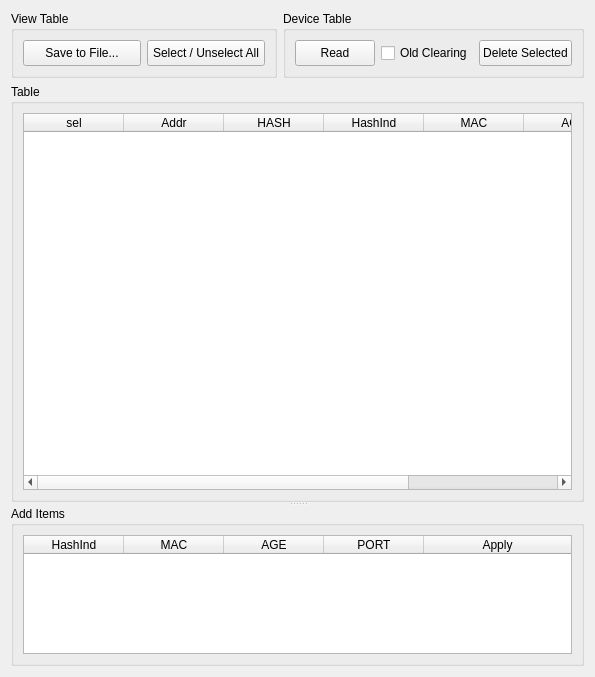
<?xml version="1.0" encoding="UTF-8"?>
<ui version="4.0">
 <class>Form</class>
 <widget class="QWidget" name="Form">
  <property name="geometry">
   <rect>
    <x>0</x>
    <y>0</y>
    <width>595</width>
    <height>677</height>
   </rect>
  </property>
  <property name="windowTitle">
   <string>MAC Table</string>
  </property>
  <layout class="QVBoxLayout" name="verticalLayout_4">
   <item>
    <widget class="QSplitter" name="splitter">
     <property name="orientation">
      <enum>Qt::Vertical</enum>
     </property>
     <widget class="QWidget" name="layoutWidget">
      <layout class="QVBoxLayout" name="verticalLayout_3">
       <item>
        <layout class="QHBoxLayout" name="horizontalLayout_3">
         <item>
          <widget class="QGroupBox" name="grboxSave">
           <property name="title">
            <string>View Table</string>
           </property>
           <layout class="QHBoxLayout" name="horizontalLayout">
            <item>
             <widget class="QPushButton" name="btSave">
              <property name="minimumSize">
               <size>
                <width>0</width>
                <height>26</height>
               </size>
              </property>
              <property name="text">
               <string>Save to File...</string>
              </property>
             </widget>
            </item>
            <item>
             <widget class="QPushButton" name="btSelTgl">
              <property name="minimumSize">
               <size>
                <width>0</width>
                <height>26</height>
               </size>
              </property>
              <property name="text">
               <string>Select / Unselect All</string>
              </property>
             </widget>
            </item>
           </layout>
          </widget>
         </item>
         <item>
          <widget class="QGroupBox" name="gbxDevice">
           <property name="title">
            <string>Device Table</string>
           </property>
           <layout class="QHBoxLayout" name="horizontalLayout_2">
            <item>
             <widget class="QPushButton" name="btRead">
              <property name="minimumSize">
               <size>
                <width>0</width>
                <height>26</height>
               </size>
              </property>
              <property name="text">
               <string>Read</string>
              </property>
             </widget>
            </item>
            <item>
             <widget class="QCheckBox" name="chbxOldClear">
              <property name="sizePolicy">
               <sizepolicy hsizetype="Maximum" vsizetype="Fixed">
                <horstretch>0</horstretch>
                <verstretch>0</verstretch>
               </sizepolicy>
              </property>
              <property name="text">
               <string>Old Clearing</string>
              </property>
             </widget>
            </item>
            <item>
             <widget class="QPushButton" name="btDelSelected">
              <property name="minimumSize">
               <size>
                <width>0</width>
                <height>26</height>
               </size>
              </property>
              <property name="text">
               <string>Delete Selected</string>
              </property>
             </widget>
            </item>
           </layout>
          </widget>
         </item>
        </layout>
       </item>
       <item>
        <widget class="QGroupBox" name="grBoxTableRd">
         <property name="title">
          <string>Table</string>
         </property>
         <layout class="QVBoxLayout" name="verticalLayout_2">
          <item>
           <widget class="QTableWidget" name="tblTableRd">
            <attribute name="horizontalHeaderStretchLastSection">
             <bool>true</bool>
            </attribute>
            <column>
             <property name="text">
              <string>sel</string>
             </property>
            </column>
            <column>
             <property name="text">
              <string>Addr</string>
             </property>
            </column>
            <column>
             <property name="text">
              <string>HASH</string>
             </property>
            </column>
            <column>
             <property name="text">
              <string>HashInd</string>
             </property>
            </column>
            <column>
             <property name="text">
              <string>MAC</string>
             </property>
            </column>
            <column>
             <property name="text">
              <string>AGE</string>
             </property>
            </column>
            <column>
             <property name="text">
              <string>PORT</string>
             </property>
            </column>
           </widget>
          </item>
         </layout>
        </widget>
       </item>
      </layout>
     </widget>
     <widget class="QGroupBox" name="grbxAddItem">
      <property name="maximumSize">
       <size>
        <width>16777215</width>
        <height>160</height>
       </size>
      </property>
      <property name="title">
       <string>Add Items</string>
      </property>
      <layout class="QVBoxLayout" name="verticalLayout">
       <item>
        <widget class="QTableWidget" name="tblCtrl">
         <attribute name="horizontalHeaderStretchLastSection">
          <bool>true</bool>
         </attribute>
         <column>
          <property name="text">
           <string>HashInd</string>
          </property>
         </column>
         <column>
          <property name="text">
           <string>MAC</string>
          </property>
         </column>
         <column>
          <property name="text">
           <string>AGE</string>
          </property>
         </column>
         <column>
          <property name="text">
           <string>PORT</string>
          </property>
         </column>
         <column>
          <property name="text">
           <string>Apply</string>
          </property>
         </column>
        </widget>
       </item>
      </layout>
     </widget>
    </widget>
   </item>
  </layout>
 </widget>
 <resources/>
 <connections/>
</ui>
